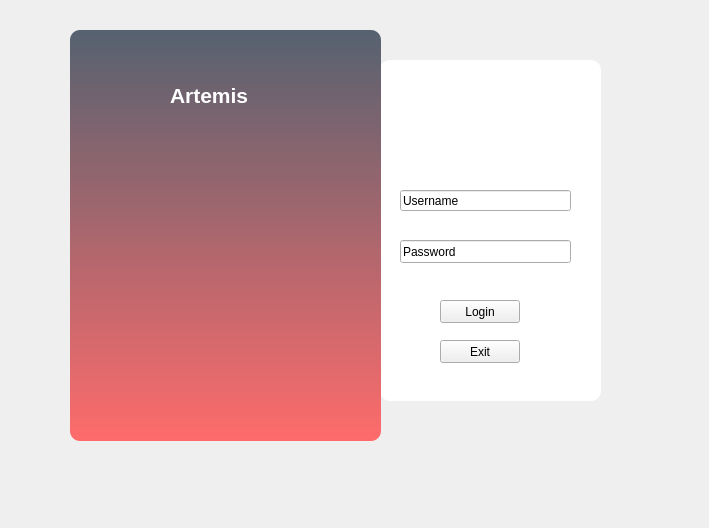
<?xml version="1.0" encoding="UTF-8"?>
<ui version="4.0">
 <class>Form</class>
 <widget class="QWidget" name="Form">
  <property name="geometry">
   <rect>
    <x>0</x>
    <y>0</y>
    <width>709</width>
    <height>528</height>
   </rect>
  </property>
  <property name="windowTitle">
   <string>Form</string>
  </property>
  <widget class="QWidget" name="widget" native="true">
   <property name="geometry">
    <rect>
     <x>50</x>
     <y>30</y>
     <width>590</width>
     <height>420</height>
    </rect>
   </property>
   <widget class="QLabel" name="label">
    <property name="geometry">
     <rect>
      <x>330</x>
      <y>30</y>
      <width>221</width>
      <height>341</height>
     </rect>
    </property>
    <property name="styleSheet">
     <string notr="true">background-color:rgba(255,255,255,255);
border-radius: 10px;</string>
    </property>
    <property name="text">
     <string/>
    </property>
   </widget>
   <widget class="QLabel" name="label_2">
    <property name="geometry">
     <rect>
      <x>20</x>
      <y>0</y>
      <width>311</width>
      <height>411</height>
     </rect>
    </property>
    <property name="styleSheet">
     <string notr="true">background-color: qlineargradient(spread:pad, x1:0, y1:0, x2:0, y2:1, stop:0 rgba(85, 98, 112, 255), stop:1 rgba(255, 107, 107, 255));
border-radius: 10px;</string>
    </property>
    <property name="text">
     <string/>
    </property>
   </widget>
   <widget class="QLineEdit" name="lineEdit">
    <property name="geometry">
     <rect>
      <x>350</x>
      <y>160</y>
      <width>171</width>
      <height>21</height>
     </rect>
    </property>
    <property name="styleSheet">
     <string notr="true"/>
    </property>
    <property name="inputMask">
     <string/>
    </property>
    <property name="text">
     <string>Username</string>
    </property>
   </widget>
   <widget class="QLineEdit" name="lineEdit_2">
    <property name="geometry">
     <rect>
      <x>350</x>
      <y>210</y>
      <width>171</width>
      <height>23</height>
     </rect>
    </property>
    <property name="styleSheet">
     <string notr="true"/>
    </property>
    <property name="text">
     <string>Password</string>
    </property>
   </widget>
   <widget class="QPushButton" name="pushButton">
    <property name="geometry">
     <rect>
      <x>390</x>
      <y>270</y>
      <width>80</width>
      <height>23</height>
     </rect>
    </property>
    <property name="text">
     <string>Login</string>
    </property>
   </widget>
   <widget class="QLabel" name="label_3">
    <property name="geometry">
     <rect>
      <x>120</x>
      <y>50</y>
      <width>101</width>
      <height>31</height>
     </rect>
    </property>
    <property name="font">
     <font>
      <pointsize>16</pointsize>
      <weight>75</weight>
      <bold>true</bold>
     </font>
    </property>
    <property name="styleSheet">
     <string notr="true">color: rgb(255, 255, 255);</string>
    </property>
    <property name="text">
     <string>Artemis</string>
    </property>
   </widget>
   <widget class="QPushButton" name="pushButton_2">
    <property name="geometry">
     <rect>
      <x>390</x>
      <y>310</y>
      <width>80</width>
      <height>23</height>
     </rect>
    </property>
    <property name="text">
     <string>Exit</string>
    </property>
   </widget>
  </widget>
 </widget>
 <resources/>
 <connections>
  <connection>
   <sender>pushButton_2</sender>
   <signal>clicked()</signal>
   <receiver>Form</receiver>
   <slot>close()</slot>
   <hints>
    <hint type="sourcelabel">
     <x>486</x>
     <y>362</y>
    </hint>
    <hint type="destinationlabel">
     <x>482</x>
     <y>474</y>
    </hint>
   </hints>
  </connection>
 </connections>
</ui>
